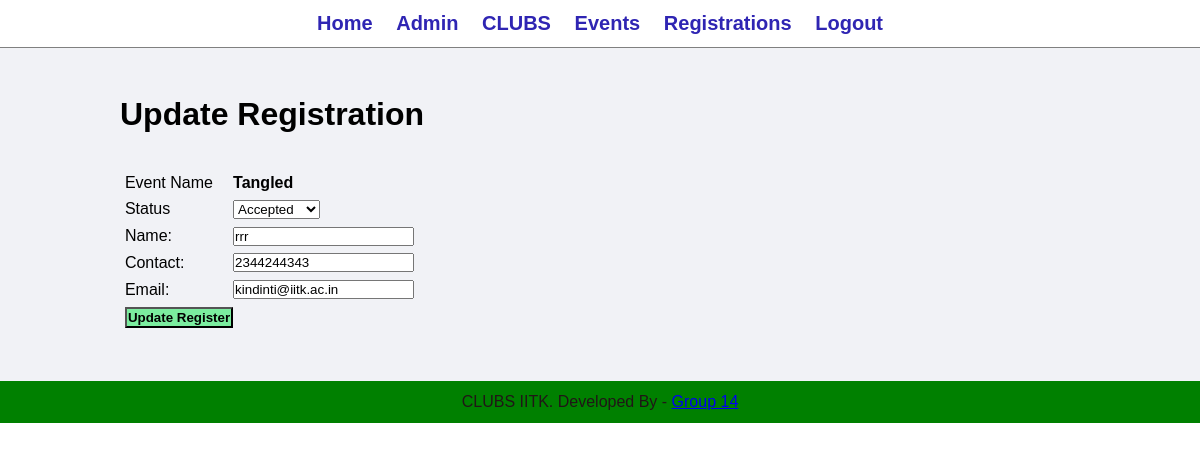
The app's page /admin/update-reg.php?id=48 (signed in) with its own data.
### tables this page shows
CREATE TABLE `tbl_regs` (
  `id` int(10) UNSIGNED NOT NULL,
  `event` varchar(150) NOT NULL,
  `reg_date` datetime NOT NULL,
  `status` varchar(50) NOT NULL,
  `name` varchar(150) NOT NULL,
  `contact` varchar(20) NOT NULL,
  `email` varchar(150) NOT NULL
);

### admin/update-reg.php (the view, shortened to what this page needs)
<?php include('partials/menu.php'); ?>
<div class="main-content">
    <div class="wrapper">
        <h1>Update Registration</h1>
        <br><br>
        <?php
            if(isset($_GET['id']))
            {
                $id=$_GET['id'];
                $sql = "SELECT * FROM tbl_regs WHERE id=$id";
                $res = mysqli_query($conn, $sql);
                $count = mysqli_num_rows($res);
                if($count==1)
                {
                    $row=mysqli_fetch_assoc($res);
                    $event = $row['event'];
                    $status = $row['status'];
                    $name = $row['name'];
                    $contact = $row['contact'];
                    $email = $row['email'];
                 }
                else
                {
                    header('location:'.SITEURL.'admin/manage-reg.php');
                }
            }
            else
            {
                header('location:'.SITEURL.'admin/manage-reg.php');
            }
        ?>
        <form action="" method="POST">
            <table class="tbl-30">
                <table class="tbl-30">
                <tr>
                    <td>Event Name</td>
                    <td><b> <?php echo $event; ?> </b></td>
                </tr>
                <tr>
                    <td>Status</td>
                    <td>
                        <select name="status">
                             <option <?php if($status=="Accepted"){echo "selected";} ?> value="Accepted">Accepted</option>
                        </select>
                    </td>
                </tr>
                <tr>
                    <td> Name: </td>
                    <td>
                        <input type="text" name="name" value="<?php echo $name; ?>">
                    </td>
                </tr>
                <tr>
                    <td> Contact: </td>
                    <td>
                        <input type="text" name="contact" value="<?php echo $contact; ?>">
                    </td>
                </tr>
                <tr>
                    <td> Email: </td>
                    <td>
                        <input type="text" name="email" value="<?php echo $email; ?>">
                    </td>
                </tr>
                <tr>
                    <td clospan="2">
                        <input type="submit" name="submit" value="Update Register" class="btn-secondary">
                    </td>
                </tr>
            </table>
            </table>
        </form>
    </div>
</div>
<?php include('partials/footer.php'); ?>

### css/admin.css (style rules this page uses)
* { margin: 0; padding: 0; font-family: Arial, Helvetica, sans-serif; }
.wrapper { padding: 1%; width: 80%; margin: 0 auto; }
.tbl-30 { width: 30%; }
table tr td { padding: 1%; }
.btn-secondary { background-color: #7bed9f; padding: 1%; color: black; text-decoration: none; font-weight: bold; }
.main-content { background-color: #f1f2f6; padding: 3% 0; }

### records on screen
tbl_regs: event "Tangled", status "Accepted", name "rrr", contact "2344244343", email "kindinti@iitk.ac.in"
